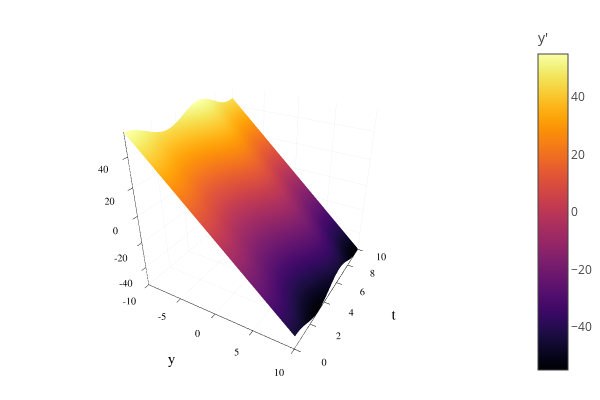

Source (notebook cell):
### Markdown cell above
_Notice something unusual, compared to Matlab and Python. Julia can automatically vectorize the function according to its arguments by using a dot after the function name. See <https://docs.julialang.org/en/v1/manual/functions/index.html#man-vectorized-1>_

### Code cell
using Plots
plotly() # change this to pyplot() if there are problems
p1 = Plots.plot( y, t, CHE, st=:surface,colorbar_title="y'")
xlabel!("y")
ylabel!("t")
display(p1)

### Figure 1 — Plotly figure (JSON) as saved in the notebook; plotly's stock layout.template omitted (floating-point values rounded to 4 significant figures; data arrays with more than 128 entries replaced by an {"elided": "..."} marker saying what was removed)
{"data": [{"colorbar": {"title": "y'"}, "colorscale": [[0, "rgba(0, 0, 4, 1.000)"], [0.03448, "rgba(4, 3, 20, 1.000)"], [0.06897, "rgba(13, 8, 41, 1.000)"], [0.1034, "rgba(24, 12, 60, 1.000)"], [0.1379, "rgba(38, 12, 81, 1.000)"], [0.1724, "rgba(54, 9, 97, 1.000)"], [0.2069, "rgba(69, 10, 105, 1.000)"], [0.2414, "rgba(84, 15, 109, 1.000)"], [0.2759, "rgba(97, 19, 110, 1.000)"], [0.3103, "rgba(111, 25, 110, 1.000)"], [0.3448, "rgba(125, 30, 109, 1.000)"], [0.3793, "rgba(140, 35, 105, 1.000)"], [0.4138, "rgba(154, 40, 101, 1.000)"], [0.4483, "rgba(166, 45, 96, 1.000)"], [0.4828, "rgba(180, 51, 89, 1.000)"], [0.5172, "rgba(193, 58, 80, 1.000)"], [0.5517, "rgba(206, 67, 71, 1.000)"], [0.5862, "rgba(216, 76, 62, 1.000)"], [0.6207, "rgba(226, 87, 52, 1.000)"], [0.6552, "rgba(235, 100, 41, 1.000)"], [0.6897, "rgba(241, 115, 29, 1.000)"], [0.7241, "rgba(247, 130, 18, 1.000)"], [0.7586, "rgba(250, 144, 8, 1.000)"], [0.7931, "rgba(252, 161, 8, 1.000)"], [0.8276, "rgba(252, 178, 22, 1.000)"], [0.8621, "rgba(250, 196, 42, 1.000)"], [0.8966, "rgba(246, 213, 67, 1.000)"], [0.931, "rgba(243, 229, 93, 1.000)"], [0.9655, "rgba(242, 244, 130, 1.000)"], [1, "rgba(252, 255, 164, 1.000)"]], "name": "y1", "opacity": null, "showlegend": false, "showscale": true, "type": "surface", "x": {"elided": "201 float values"}, "xaxis": "x1", "y": [0, 0.1, 0.2, 0.3, 0.4, 0.5, 0.6, 0.7, 0.8, 0.9, 1, 1.1, 1.2, 1.3, 1.4, 1.5, 1.6, 1.7, 1.8, 1.9, 2, 2.1, 2.2, 2.3, 2.4, 2.5, 2.6, 2.7, 2.8, 2.9, 3, 3.1, 3.2, 3.3, 3.4, 3.5, 3.6, 3.7, 3.8, 3.9, 4, 4.1, 4.2, 4.3, 4.4, 4.5, 4.6, 4.7, 4.8, 4.9, 5, 5.1, 5.2, 5.3, 5.4, 5.5, 5.6, 5.7, 5.8, 5.9, 6, 6.1, 6.2, 6.3, 6.4, 6.5, 6.6, 6.7, 6.8, 6.9, 7, 7.1, 7.2, 7.3, 7.4, 7.5, 7.6, 7.7, 7.8, 7.9, 8, 8.1, 8.2, 8.3, 8.4, 8.5, 8.6, 8.7, 8.8, 8.9, 9, 9.1, 9.2, 9.3, 9.4, 9.5, 9.6, 9.7, 9.8, 9.9, 10], "yaxis": "y1", "z": {"elided": "101x201 float values"}, "zmax": 55, "zmin": -55.0}], "layout": {"annotations": [], "height": 400, "legend": {"bgcolor": "rgba(255, 255, 255, 1.000)", "bordercolor": "rgba(0, 0, 0, 1.000)", "font": {"color": "rgba(0, 0, 0, 1.000)", "family": "sans-serif", "size": 11}, "tracegroupgap": 0, "x": 1, "y": 1}, "margin": {"b": 20, "l": 0, "r": 0, "t": 20}, "paper_bgcolor": "rgba(255, 255, 255, 1.000)", "plot_bgcolor": "rgba(255, 255, 255, 1.000)", "scene": {"camera": {"eye": {"x": 1.126, "y": -1.95, "z": 1.3}}, "xaxis": {"anchor": "y1", "domain": [0.06165, 0.9934], "gridcolor": "rgba(0, 0, 0, 0.100)", "gridwidth": 0.5, "linecolor": "rgba(0, 0, 0, 1.000)", "mirror": false, "range": [-10, 10], "showgrid": true, "showline": true, "showticklabels": true, "tickangle": 0, "tickcolor": "rgb(0, 0, 0)", "tickfont": {"color": "rgba(0, 0, 0, 1.000)", "family": "sans-serif", "size": 11}, "tickmode": "array", "ticks": "inside", "ticktext": ["-10", "-5", "0", "5", "10"], "tickvals": [-10, -5, 0, 5, 10], "title": "y", "titlefont": {"color": "rgba(0, 0, 0, 1.000)", "family": "sans-serif", "size": 15}, "type": "-", "visible": true, "zeroline": false, "zerolinecolor": "rgba(0, 0, 0, 1.000)"}, "yaxis": {"anchor": "x1", "domain": [0.07581, 0.9902], "gridcolor": "rgba(0, 0, 0, 0.100)", "gridwidth": 0.5, "linecolor": "rgba(0, 0, 0, 1.000)", "mirror": false, "range": [0, 10], "showgrid": true, "showline": true, "showticklabels": true, "tickangle": 0, "tickcolor": "rgb(0, 0, 0)", "tickfont": {"color": "rgba(0, 0, 0, 1.000)", "family": "sans-serif", "size": 11}, "tickmode": "array", "ticks": "inside", "ticktext": ["0", "2", "4", "6", "8", "10"], "tickvals": [0, 2, 4, 6, 8, 10], "title": "t", "titlefont": {"color": "rgba(0, 0, 0, 1.000)", "family": "sans-serif", "size": 15}, "type": "-", "visible": true, "zeroline": false, "zerolinecolor": "rgba(0, 0, 0, 1.000)"}, "zaxis": {"gridcolor": "rgba(0, 0, 0, 0.100)", "gridwidth": 0.5, "linecolor": "rgba(0, 0, 0, 1.000)", "mirror": false, "range": [-55.0, 55], "showgrid": true, "showline": true, "showticklabels": true, "tickangle": 0, "tickcolor": "rgb(0, 0, 0)", "tickfont": {"color": "rgba(0, 0, 0, 1.000)", "family": "sans-serif", "size": 11}, "tickmode": "array", "ticks": "inside", "ticktext": ["-40", "-20", "0", "20", "40"], "tickvals": [-40, -20, 0, 20, 40], "title": "", "titlefont": {"color": "rgba(0, 0, 0, 1.000)", "family": "sans-serif", "size": 15}, "type": "-", "visible": true, "zeroline": false, "zerolinecolor": "rgba(0, 0, 0, 1.000)"}}, "showlegend": true, "width": 600}}
